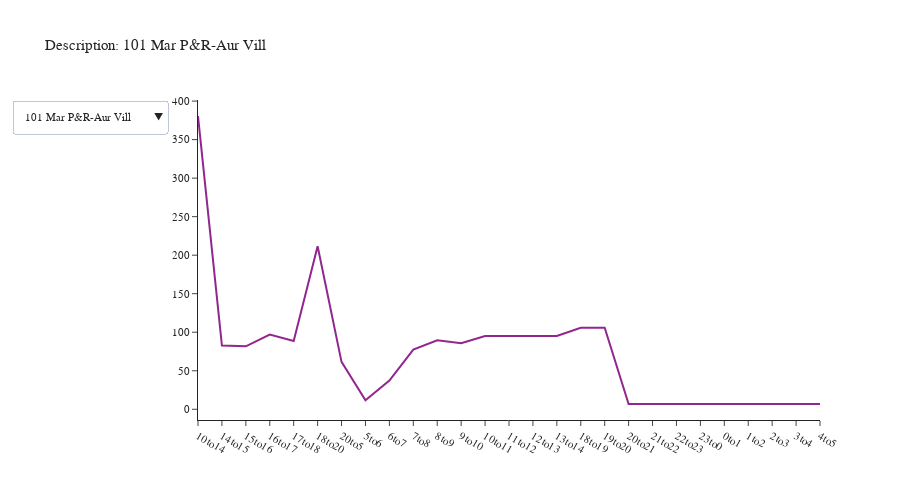

Source (notebook cell):
### Markdown cell above
### boarding by time of day

### Code cell
def create_tod_chart(df):
    # Create a figure
    fig = go.Figure()

    # Add traces for each description
    for description in descriptions:

        _df = df[df['description'] == description].copy()
        _df = pd.pivot_table(_df, index='tod', columns='description', values='boardings')
        
        tod_list = ['5to6', '6to7', '7to8', '8to9', '9to10', '14to15', '15to16', '16to17', '17to18']

        # Smooth out time periods
        if '10to14' in _df.index:
            _df.loc['10to11'] = _df.loc['10to14'] / 4.0
            _df.loc['11to12'] = _df.loc['10to14'] / 4.0
            _df.loc['12to13'] = _df.loc['10to14'] / 4.0
            _df.loc['13to14'] = _df.loc['10to14'] / 4.0
            tod_list += ['10to11', '11to12', '12to13', '13to14']
        if '18to20' in _df.index:
            _df.loc['18to19'] = _df.loc['18to20'] / 2.0
            _df.loc['19to20'] = _df.loc['18to20'] / 2.0
            tod_list += ['18to19', '19to20']
        if '20to5' in  _df.index:
            tod_list += ['20to21', '21to22', '22to23', '23to0','0to1', '1to2', '2to3', '3to4', '4to5']
            _df.loc['20to21'] = _df.loc['20to5'] / 9.0
            _df.loc['21to22'] = _df.loc['20to5'] / 9.0
            _df.loc['22to23'] = _df.loc['20to5'] / 9.0
            _df.loc['23to0'] = _df.loc['20to5'] / 9.0
            _df.loc['0to1'] = _df.loc['20to5'] / 9.0
            _df.loc['1to2'] = _df.loc['20to5'] / 9.0
            _df.loc['2to3'] = _df.loc['20to5'] / 9.0
            _df.loc['3to4'] = _df.loc['20to5'] / 9.0
            _df.loc['4to5'] = _df.loc['20to5'] / 9.0

        _df = _df.reset_index()
        _df.index = _df.tod
        _df.drop('tod', axis=1, inplace=True)
        _df = _df.loc[_df.index, description]

        fig.add_trace(go.Scatter(x=_df.index, y=_df, mode='lines', name=description, visible=False))

    # Make the first trace visible
    fig.data[0].visible = True

    # Create dropdown menu
    dropdown_buttons = [
        {'label': description, 'method': 'update', 'args': [{'visible': [description == desc for desc in descriptions]}, {'title': f'Description: {description}'}]}
        for description in descriptions
    ]

    # Update layout with dropdown
    fig.update_layout(
        updatemenus=[{
            'buttons': dropdown_buttons,
            'direction': 'down',
            'showactive': True,
        }],
        title='Description: ' + descriptions[0],
        height=500,
        width=900,
        font=dict(size=11),
        yaxis_tickformat='.00f'
    )

    return fig




# Create a list of unique descriptions to display
descriptions = df_transit_line['description'].unique()[0:10]
# print(descriptions)
df_test = df_transit_line[df_transit_line['description'].isin(descriptions)].copy()
df = df_test.groupby(['tod', 'description']).agg({'boardings': 'sum'}).reset_index()


fig = create_tod_chart(df)
fig.show()

### Figure 1 — Plotly figure (JSON) as saved in the notebook; plotly's stock layout.template omitted (floating-point values rounded to 4 significant figures)
{"data": [{"mode": "lines", "name": "101 Mar P&R-Aur Vill", "type": "scatter", "visible": true, "x": ["10to14", "14to15", "15to16", "16to17", "17to18", "18to20", "20to5", "5to6", "6to7", "7to8", "8to9", "9to10", "10to11", "11to12", "12to13", "13to14", "18to19", "19to20", "20to21", "21to22", "22to23", "23to0", "0to1", "1to2", "2to3", "3to4", "4to5"], "y": [380.6, 82.78, 81.73, 96.9, 88.7, 211.6, 61.57, 11.58, 37.33, 77.39, 89.54, 85.7, 95.16, 95.16, 95.16, 95.16, 105.8, 105.8, 6.841, 6.841, 6.841, 6.841, 6.841, 6.841, 6.841, 6.841, 6.841]}, {"mode": "lines", "name": "105 Mariner P&R-Both", "type": "scatter", "visible": false, "x": ["10to14", "14to15", "15to16", "16to17", "17to18", "18to20", "20to5", "5to6", "6to7", "7to8", "8to9", "9to10", "10to11", "11to12", "12to13", "13to14", "18to19", "19to20", "20to21", "21to22", "22to23", "23to0", "0to1", "1to2", "2to3", "3to4", "4to5"], "y": [141.4, 35.0, 49.83, 36.62, 31.82, 36.16, 19.67, 14.67, 20.89, 34.54, 24.98, 16.0, 35.36, 35.36, 35.36, 35.36, 18.08, 18.08, 2.186, 2.186, 2.186, 2.186, 2.186, 2.186, 2.186, 2.186, 2.186]}, {"mode": "lines", "name": "106 Mariner P&R-Both", "type": "scatter", "visible": false, "x": ["16to17", "17to18", "18to20", "5to6", "6to7", "7to8", "18to19", "19to20"], "y": [39.23, 42.51, 12.49, 19.21, 30.85, 23.0, 6.244, 6.244]}, {"mode": "lines", "name": "109 Ash Wy P&R-LkStv", "type": "scatter", "visible": false, "x": ["10to14", "14to15", "15to16", "16to17", "17to18", "18to20", "20to5", "5to6", "6to7", "7to8", "8to9", "9to10", "10to11", "11to12", "12to13", "13to14", "18to19", "19to20", "20to21", "21to22", "22to23", "23to0", "0to1", "1to2", "2to3", "3to4", "4to5"], "y": [164.6, 35.72, 59.08, 26.2, 68.22, 98.11, 60.18, 23.08, 30.63, 36.33, 29.65, 43.81, 41.15, 41.15, 41.15, 41.15, 49.05, 49.05, 6.687, 6.687, 6.687, 6.687, 6.687, 6.687, 6.687, 6.687, 6.687]}, {"mode": "lines", "name": "112 MLT TC-Ash P&R", "type": "scatter", "visible": false, "x": ["10to14", "14to15", "15to16", "16to17", "17to18", "18to20", "20to5", "5to6", "6to7", "7to8", "8to9", "9to10", "10to11", "11to12", "12to13", "13to14", "18to19", "19to20", "20to21", "21to22", "22to23", "23to0", "0to1", "1to2", "2to3", "3to4", "4to5"], "y": [77.08, 17.13, 16.93, 14.88, 20.2, 38.92, 5.093, 7.986, 14.3, 15.06, 14.83, 21.1, 19.27, 19.27, 19.27, 19.27, 19.46, 19.46, 0.5659, 0.5659, 0.5659, 0.5659, 0.5659, 0.5659, 0.5659, 0.5659, 0.5659]}, {"mode": "lines", "name": "113 Mukilteo-Lynn TC", "type": "scatter", "visible": false, "x": ["10to14", "14to15", "15to16", "16to17", "17to18", "18to20", "20to5", "5to6", "6to7", "7to8", "8to9", "9to10", "10to11", "11to12", "12to13", "13to14", "18to19", "19to20", "20to21", "21to22", "22to23", "23to0", "0to1", "1to2", "2to3", "3to4", "4to5"], "y": [204.4, 89.14, 47.63, 72.48, 71.5, 100.3, 34.92, 15.93, 16.35, 40.85, 49.05, 49.34, 51.09, 51.09, 51.09, 51.09, 50.14, 50.14, 3.88, 3.88, 3.88, 3.88, 3.88, 3.88, 3.88, 3.88, 3.88]}, {"mode": "lines", "name": "115 McClm P&R-AurVil", "type": "scatter", "visible": false, "x": ["10to14", "14to15", "15to16", "16to17", "17to18", "18to20", "20to5", "5to6", "6to7", "7to8", "8to9", "9to10", "10to11", "11to12", "12to13", "13to14", "18to19", "19to20", "20to21", "21to22", "22to23", "23to0", "0to1", "1to2", "2to3", "3to4", "4to5"], "y": [491.4, 104.7, 203.0, 71.77, 119.3, 196.5, 39.86, 19.62, 72.57, 106.8, 110.5, 136.8, 122.8, 122.8, 122.8, 122.8, 98.24, 98.24, 4.429, 4.429, 4.429, 4.429, 4.429, 4.429, 4.429, 4.429, 4.429]}, {"mode": "lines", "name": "116 Edm-Silver Firs", "type": "scatter", "visible": false, "x": ["10to14", "14to15", "15to16", "16to17", "17to18", "18to20", "20to5", "5to6", "6to7", "7to8", "8to9", "9to10", "10to11", "11to12", "12to13", "13to14", "18to19", "19to20", "20to21", "21to22", "22to23", "23to0", "0to1", "1to2", "2to3", "3to4", "4to5"], "y": [672.1, 187.1, 134.9, 197.1, 83.45, 214.5, 72.7, 59.96, 120.4, 83.29, 219.6, 110.2, 168.0, 168.0, 168.0, 168.0, 107.3, 107.3, 8.078, 8.078, 8.078, 8.078, 8.078, 8.078, 8.078, 8.078, 8.078]}, {"mode": "lines", "name": "119 Ash P&R-MLT TC", "type": "scatter", "visible": false, "x": ["10to14", "14to15", "15to16", "16to17", "17to18", "18to20", "20to5", "5to6", "6to7", "7to8", "8to9", "9to10", "10to11", "11to12", "12to13", "13to14", "18to19", "19to20", "20to21", "21to22", "22to23", "23to0", "0to1", "1to2", "2to3", "3to4", "4to5"], "y": [56.1, 12.13, 11.83, 17.91, 8.016, 20.95, 4.18, 2.362, 7.605, 15.74, 18.44, 18.95, 14.03, 14.03, 14.03, 14.03, 10.47, 10.47, 0.4644, 0.4644, 0.4644, 0.4644, 0.4644, 0.4644, 0.4644, 0.4644, 0.4644]}, {"mode": "lines", "name": "120 Canyon Pk-Lyn TC", "type": "scatter", "visible": false, "x": ["10to14", "14to15", "15to16", "16to17", "17to18", "18to20", "20to5", "5to6", "6to7", "7to8", "8to9", "9to10", "10to11", "11to12", "12to13", "13to14", "18to19", "19to20", "20to21", "21to22", "22to23", "23to0", "0to1", "1to2", "2to3", "3to4", "4to5"], "y": [176.3, 46.9, 48.21, 43.31, 34.59, 90.78, 16.12, 26.54, 37.02, 50.65, 46.65, 29.37, 44.07, 44.07, 44.07, 44.07, 45.39, 45.39, 1.792, 1.792, 1.792, 1.792, 1.792, 1.792, 1.792, 1.792, 1.792]}], "layout": {"font": {"size": 11}, "height": 500, "title": {"text": "Description: 101 Mar P&R-Aur Vill"}, "updatemenus": [{"buttons": [{"args": [{"visible": [true, false, false, false, false, false, false, false, false, false]}, {"title": "Description: 101 Mar P&R-Aur Vill"}], "label": "101 Mar P&R-Aur Vill", "method": "update"}, {"args": [{"visible": [false, true, false, false, false, false, false, false, false, false]}, {"title": "Description: 105 Mariner P&R-Both"}], "label": "105 Mariner P&R-Both", "method": "update"}, {"args": [{"visible": [false, false, true, false, false, false, false, false, false, false]}, {"title": "Description: 106 Mariner P&R-Both"}], "label": "106 Mariner P&R-Both", "method": "update"}, {"args": [{"visible": [false, false, false, true, false, false, false, false, false, false]}, {"title": "Description: 109 Ash Wy P&R-LkStv"}], "label": "109 Ash Wy P&R-LkStv", "method": "update"}, {"args": [{"visible": [false, false, false, false, true, false, false, false, false, false]}, {"title": "Description: 112 MLT TC-Ash P&R"}], "label": "112 MLT TC-Ash P&R", "method": "update"}, {"args": [{"visible": [false, false, false, false, false, true, false, false, false, false]}, {"title": "Description: 113 Mukilteo-Lynn TC"}], "label": "113 Mukilteo-Lynn TC", "method": "update"}, {"args": [{"visible": [false, false, false, false, false, false, true, false, false, false]}, {"title": "Description: 115 McClm P&R-AurVil"}], "label": "115 McClm P&R-AurVil", "method": "update"}, {"args": [{"visible": [false, false, false, false, false, false, false, true, false, false]}, {"title": "Description: 116 Edm-Silver Firs"}], "label": "116 Edm-Silver Firs", "method": "update"}, {"args": [{"visible": [false, false, false, false, false, false, false, false, true, false]}, {"title": "Description: 119 Ash P&R-MLT TC"}], "label": "119 Ash P&R-MLT TC", "method": "update"}, {"args": [{"visible": [false, false, false, false, false, false, false, false, false, true]}, {"title": "Description: 120 Canyon Pk-Lyn TC"}], "label": "120 Canyon Pk-Lyn TC", "method": "update"}], "direction": "down", "showactive": true}], "width": 900, "yaxis": {"tickformat": ".00f"}}}
